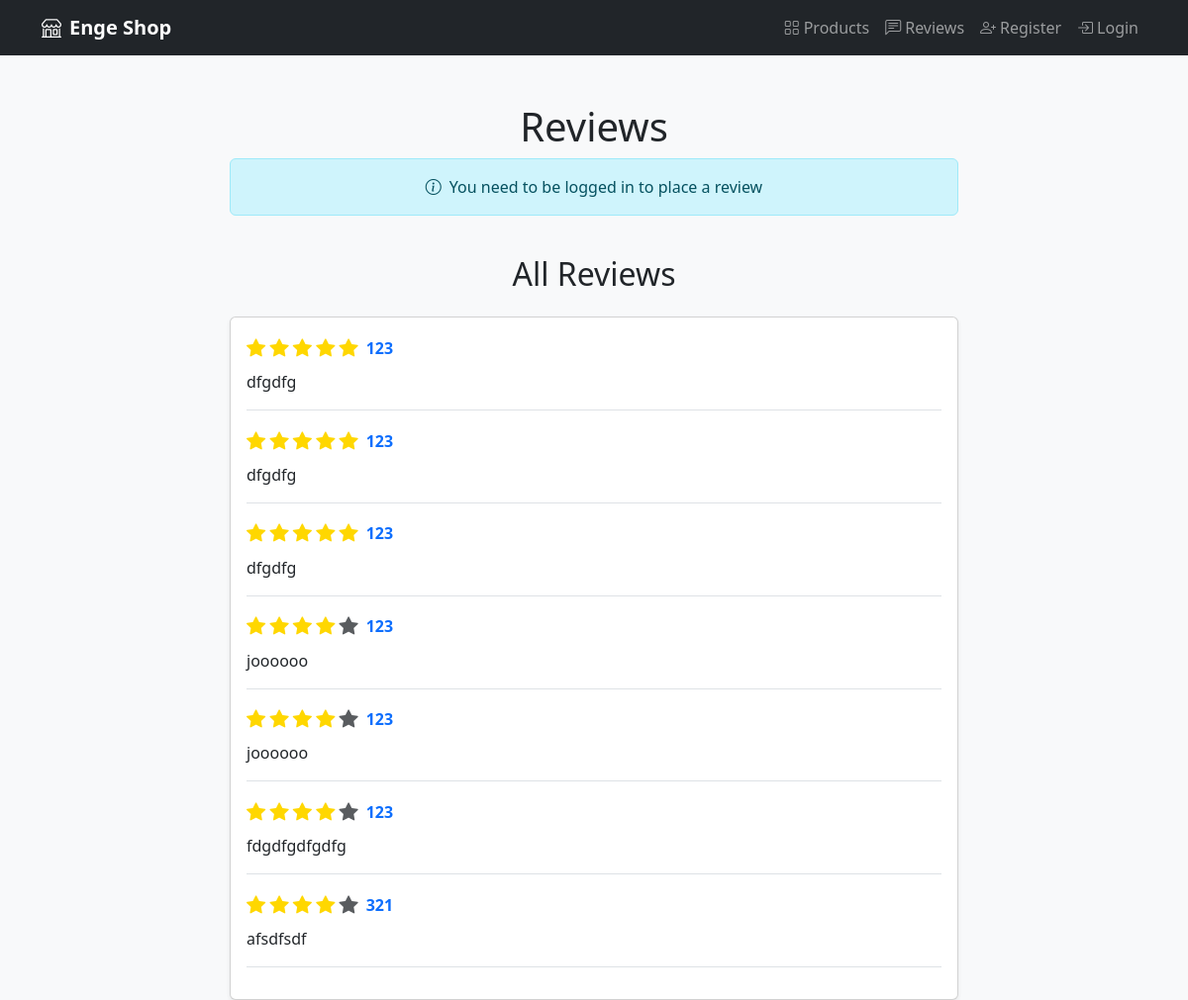
Screenshot of /reviews/index.php with the database file from the repository.
### tables this page shows
CREATE TABLE `reviews` (
  `stars` int(11) NOT NULL,
  `comment` text NOT NULL,
  `username` text NOT NULL
);

### models/user.php (called while the page is built, shortened)
<?php
class User
{
    public static function isLoggedIn() {
        return isset($_SESSION['user_id']) && !self::isSessionExpired();
    }
}
?>

### models/review.php (called while the page is built, shortened)
<?php
class Review
{
    private static $db;
    public static function init() {
        if (!self::$db) {
            try {
                self::$db = new PDO("mysql:host=localhost;dbname=webshop_db", "root", "");
                self::$db->setAttribute(PDO::ATTR_ERRMODE, PDO::ERRMODE_EXCEPTION);
            } catch(PDOException $e) {
                throw new Exception("Connection failed: " . $e->getMessage());
            }
        }
    }
    public static function getAllReviews() {
        $stmt = self::$db->prepare("SELECT * FROM reviews");
        $stmt->execute();
        return $stmt->fetchAll();
    }
}

### reviews/index.php (the view, shortened to what this page needs)
<?php
include '../components/topbar.php';
require_once '../models/user.php';
require_once '../models/review.php';
$reviews = Review::getAllReviews();
if (User::isLoggedIn()) {
    $current_user = User::getCurrentUser();
    $username = User::getUsername();
} else {
    $username = null;
}
?>
<!DOCTYPE html>
<html lang="en">
<head>
    <link href="https://cdn.jsdelivr.net/npm/bootstrap@5.3.0/dist/css/bootstrap.min.css" rel="stylesheet">
    <link rel="stylesheet" href="https://cdn.jsdelivr.net/npm/bootstrap-icons@1.11.0/font/bootstrap-icons.css">
</head>
<body class="bg-light">
    <div class="container">
        <div class="row">
            <div class="col-12">
                <h1 class="text-center mt-5">Reviews</h1>
            </div>
        </div>
        <div class="row justify-content-center">
            <div class="col-md-8">
                <?php if ($username): ?>
                    <div class="card shadow-sm mb-4">
                        <div class="card-body">
                            <h5 class="card-title">Write a Review</h5>
                            <form action="" method="post">
                                <div class="mb-3">
                                    <label class="form-label">Rating</label>
                                    <div class="star-rating">
                                        <?php for($i = 5; $i >= 1; $i--): ?>
                                            <input type="radio" name="stars" value="<?php echo $i; ?>" id="star<?php echo $i; ?>" <?php echo $i === 5 ? 'required' : ''; ?>>
                                            <label for="star<?php echo $i; ?>" class="bi bi-star-fill"></label>
                                        <?php endfor; ?>
                                    </div>
                                </div>
                                <div class="mb-3">
                                    <label for="comment" class="form-label">Comment</label>
                                    <textarea class="form-control" id="comment" name="comment" rows="3" required></textarea>
                                </div>
                                <button type="submit" class="btn btn-primary" name="place_review">Submit Review</button>
                            </form>
                        </div>
                    </div>
                <?php else: ?>
                    <div class="alert alert-info text-center">
                        <i class="bi bi-info-circle me-2"></i>You need to be logged in to place a review
                    </div>
                <?php endif; ?>
            </div>
        </div>
        <div class="row justify-content-center">
            <div class="col-md-8">
                <h2 class="text-center mt-4 mb-4">All Reviews</h2>
                <div class="card shadow-sm">
                    <div class="card-body">
                        <?php if (empty($reviews)): ?>
                            <p class="text-center text-muted">No reviews yet</p>
                        <?php else: ?>
                            <?php foreach ($reviews as $review): ?>
                                <div class="border-bottom mb-3 pb-3">
                                    <div class="d-flex align-items-center mb-2">
                                        <div class="review-stars me-2">
                                            <?php for($i = 1; $i <= 5; $i++): ?>
                                                <i class="bi bi-star-fill <?php echo $i <= $review['stars'] ? '' : 'text-muted'; ?>"></i>
                                            <?php endfor; ?>
                                        </div>
                                        <strong class="text-primary"><?php echo htmlspecialchars($review['username']); ?></strong>
                                    </div>
                                    <p class="mb-0"><?php echo htmlspecialchars($review['comment']); ?></p>
                                </div>
                            <?php endforeach; ?>
                        <?php endif; ?>
                    </div>
                </div>
            </div>
        </div>
    </div>
</body>
</html>

### reviews/index.php (style rules this page uses)
.review-stars { color: #ffd700; }
.review-stars .bi-star-fill { font-size: 1.2rem; }

### rows the page displays
reviews: stars 6 (drawn), username "123", comment "dfgdfg"
reviews: stars 6 (drawn), username "123", comment "dfgdfg"
reviews: stars 6 (drawn), username "123", comment "dfgdfg"
reviews: stars 4 (drawn), username "123", comment "joooooo"
reviews: stars 4 (drawn), username "123", comment "joooooo"
reviews: stars 4 (drawn), username "123", comment "fdgdfgdfgdfg"
reviews: stars 4 (drawn), username "321", comment "afsdfsdf"
